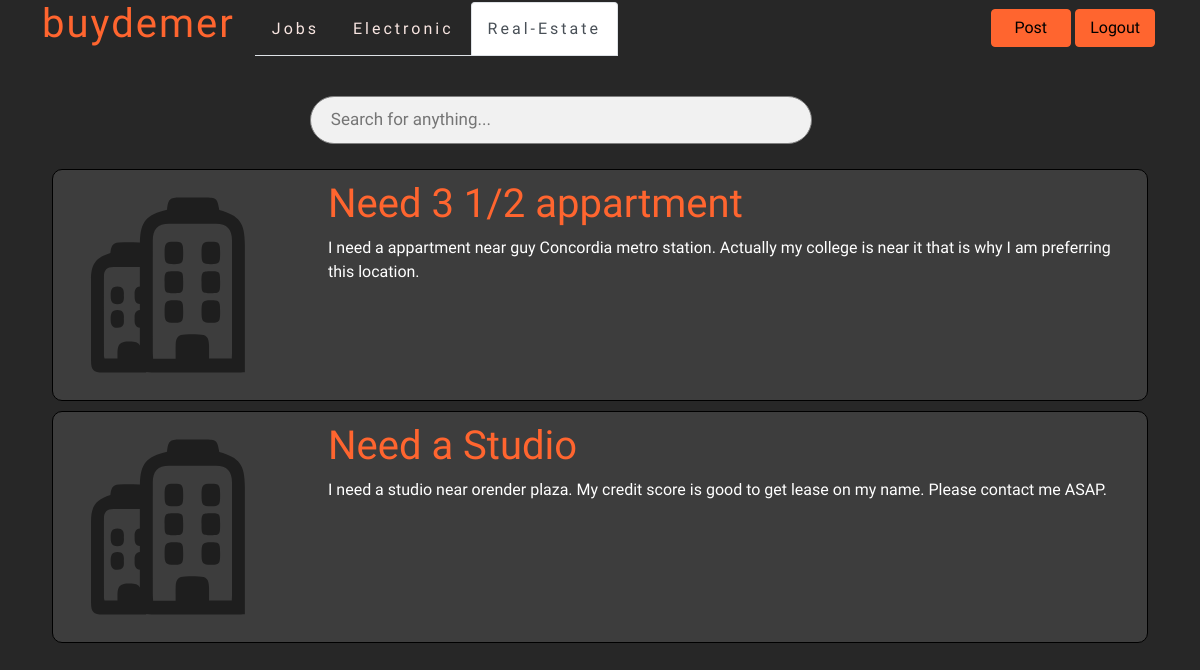
Page /HTML/realestatelink.php on the committed database.
### tables this page shows
CREATE TABLE `RealEstate` (
  `RealEstateID` int NOT NULL AUTO_INCREMENT,
  `namereal` varchar(255) DEFAULT NULL,
  `cityreal` varchar(255) DEFAULT NULL,
  `statereal` varchar(255) DEFAULT NULL,
  `countryreal` varchar(255) DEFAULT NULL,
  `postalcode` varchar(255) DEFAULT NULL,
  `descriptionreal` varchar(5000) DEFAULT NULL,
  `expectederent` varchar(255) DEFAULT NULL,
  `expectedlease` varchar(255) DEFAULT NULL,
  PRIMARY KEY (`RealEstateID`)
);

### HTML/realestatelink.php (the view, shortened to what this page needs)
<?php
include 'connection.php';
?>
<html lang="en">
<head>
    <link rel="stylesheet" href="../CSS/main.css">
    <link href="https://cdn.jsdelivr.net/npm/bootstrap@5.0.1/dist/css/bootstrap.min.css" rel="stylesheet">
</head>
<body style="background-color: #272727">
    <div class="container">
        <div class="navigation-bar">
            <div class="bar-left">
                <div class="title_div">
                <a href = "../HTML/main.php" style='text-decoration:none; color:black;'><h1>buydemer</h1></a>
                </div>
                <div class="options_div">
                   <ul class="nav nav-tabs">
                        <li class="nav-item">
                            <a class="nav-link" href="../HTML/joblink.php">Jobs</a>
                        </li>
                        <li class="nav-item">
                            <a class="nav-link" href="../HTML/electroniclink.php">Electronic</a>
                        </li>
                        <li class="nav-item">
                            <a class="nav-link active" href="../HTML/realestatelink.php">Real-Estate</a>
                        </li>
                    </ul>
                </div>
            </div>
            <div class="bar-right">
            <button type="button" class="btn btn-info"><a href="../HTML/post.html"  style="text-decoration:none; color:black;">Post</a></button>
                <button type="button" class="btn btn-info"><a href="../HTML/login.html"  style="text-decoration:none; color:black;">Logout</a></button>            </div>
        </div>
        <div class="searchbar_div">
            <form action = "searchreal.php" method="post">
                <input type="text" placeholder="Search for anything..." name = "search" id = "search" oninput="searchButtonMagic()">
            </form>
        </div>
        <div class="prac" id = "check">
        <?php
                $sql3 = "SELECT * FROM RealEstate";
                $result3 = mysqli_query($conn,$sql3);
                if (mysqli_num_rows($result3) > 0){
                    while($row = mysqli_fetch_assoc($result3)){
                        $namereal = $row['namereal'];
                        $descriptionreal= $row['descriptionreal'];
                        echo "<a href = 'productreal.php?realestateid=". $row["RealEstateID"]."' style='text-decoration:none; color:black;'><div class='products_div'>
                        <div class='img_div'>
                            <img src='../IMAGES/building-alt.svg' alt='...''>
                        </div>
                        <div class='information_div'>
                            <div class='product_title_div'>
                                <h1>$namereal</h1>
                            </div>
                            <div class='product_des_div'>
                                <div>$descriptionreal</div>
                            </div>
                        </div>
                    </div></a>";
                    }
                }
                else
                {
                    echo "There is no data";
                }
            ?>
        </div>
    </div>
</body>
</html>

### CSS/main.css (style rules this page uses)
* { font-family: "Girassol", cursive !important; }
.container { margin: 0 auto; min-width: 990px; }
.navigation-bar { display: flex; justify-content: space-between; font-family: "Girassol", cursive; min-width: 990px; }
.bar-left { display: flex; justify-content: flex-start; }
.bar-right { width: 15%; }
.options_div { margin-top: 2px; }
.title_div h1 { margin-right: 20px; color: #ff652f; letter-spacing: 2px; }
.options_div ul { list-style-type: none; margin: 0; padding: 0; overflow: hidden; }
.options_div li { float: left; }
.options_div li a { display: block; color: #f8e5e1; text-align: center; padding: 14px 16px; text-decoration: none; letter-spacing: 3px; }
.bar-right button { padding: 6px; margin-top: 9px; background-color: #ff652f; border-color: #ff652f; width: 48%; }
.searchbar_div form { margin: auto; max-width: 100%; }
.searchbar_div input { padding: 10px; font-size: 17px; border: 1px solid grey; width: 45%; background: #f1f1f1; margin-left: 24%; margin-top: 40px; margin-right: 7px; border-radius: 25px; margin-bottom: 15px; padding-left: 20px; }
.product_title_div { color: #ff652f; }
.product_des_div { color: white; }
.products_div { border: 1px solid black; display: flex; margin: 10px; min-width: 990px; background-color: #272727; border-radius: 10px; background-color: #3d3d3d; transition: all 0.6s linear; }
.img_div { margin-right: 35px; }
.img_div img { height: 200px; width: 200px; border-radius: 10px; margin: 15px; opacity: 0.5; }
.information_div { margin: 10px; min-width: 745px; word-wrap: break-word; }

### rows in the picture
realestate: namereal "Need 3 1/2 appartment", descriptionreal "I need a appartment near guy Concordia metro station. Actually my college is near it that is why I am preferring this location."
realestate: namereal "Need a Studio", descriptionreal "I need a studio near orender plaza. My credit score is good to get lease on my name. Please contact me ASAP."
